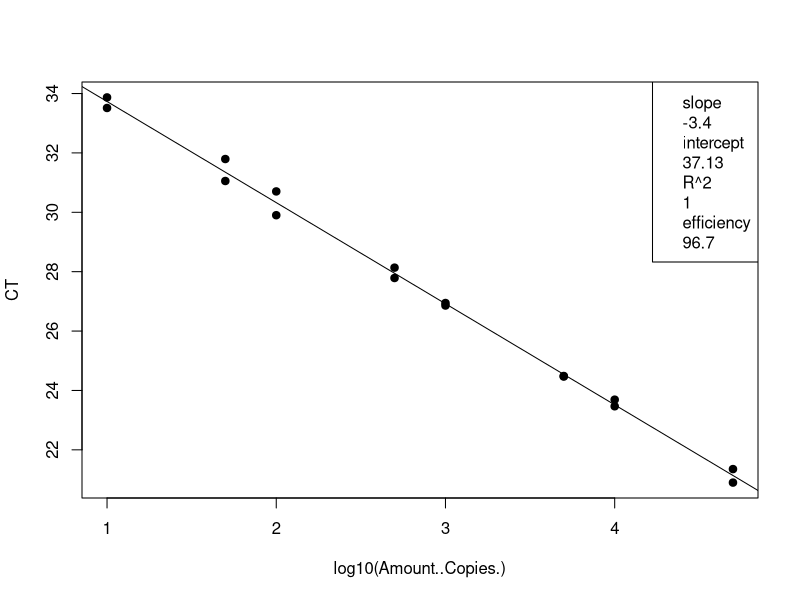
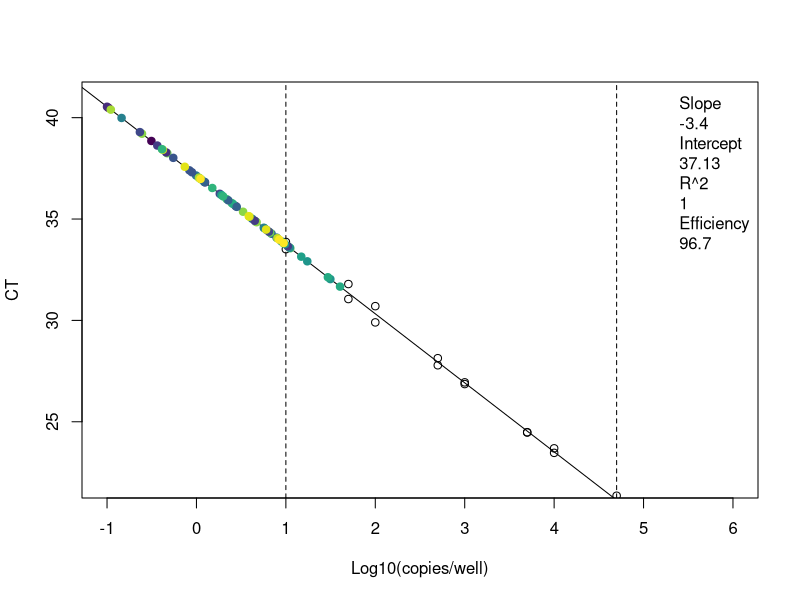
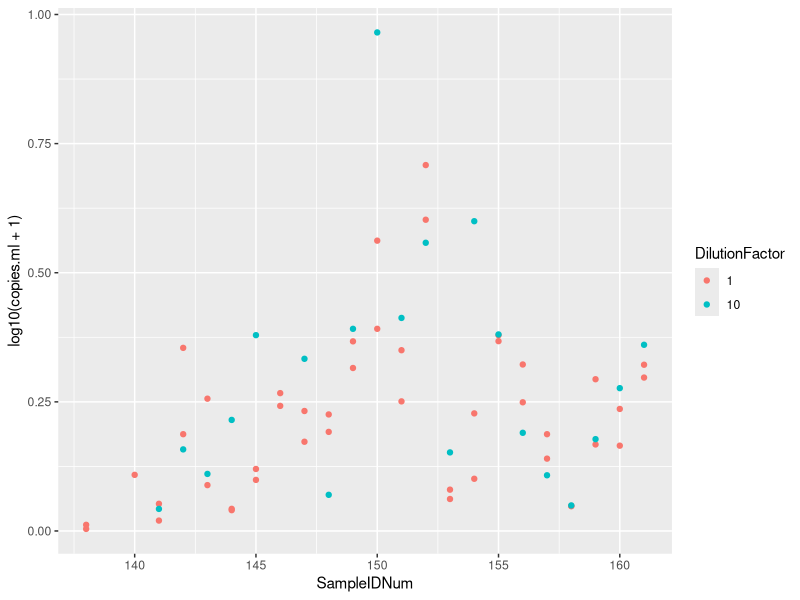

Source code (R) for these figures, in order:
## ---- chunk 1
knitr::opts_chunk$set(echo = TRUE)

## ---- chunk 2
# clear workspace
rm(list=ls())

# load the data (note data file must be in this repository)
data <- read.csv("Plate8_Entero_qPCRConversion.csv")
## ---- chunk 3
# linear regression of standard curve
standards = subset(data, Name == "STANDARD")
standardCurve <- lm(CT ~ log10(Amount..Copies.), data = standards)

# save the line info
standard_slope = standardCurve$coefficients[2]
standard_intercept = standardCurve$coefficients[1]
R2 = summary(standardCurve)$r.squared
efficiency =  (10^(-1/standardCurve$coefficients[2])-1)*100

# plot standards and best fit line
standardCurvePlot <- plot(CT ~ log10(Amount..Copies.), data = standards, pch=19) 
abline(coef(standardCurve)) 
legend("topright", legend = c(paste= "slope", round(standard_slope, 2), paste= "intercept", round(standard_intercept, 2), paste= "R^2", round(R2, 2), paste = "efficiency", round(efficiency, 1)))
## ---- chunk 4
# data set of unknowns including info on standard curve
unknowns = subset(data, Name == "UNKNOWN")

# add new columns to the data table
unknowns$plate_num = 8 # note:change to the actual plate number
unknowns$standard_slope = standard_slope
unknowns$standard_intercept = standard_intercept
unknowns$R2 = R2
unknowns$efficiency = efficiency
  
# add a new column that interpolates copies/well from Ct for the unknowns
unknowns$log.copies.well = (unknowns$CT - standard_intercept)/standard_slope
unknowns$copies.well = 10^unknowns$log.copies.well

# copies/ul extract accounting for dilution factor
vol.well = 3 # note:change to qPCR template volume in ul
unknowns$vol.well = vol.well
unknowns$copies.ul = ((unknowns$copies.well/vol.well)*unknowns$DilutionFactor)

# copies/extraction
vol.elution = 110 #note:change to DNA extraction elution volume in ul
unknowns$vol.elution = vol.elution
unknowns$copies.extraction = (unknowns$copies.ul*vol.elution)

# copies/ml #Volume is volume of sample filtered in mL
unknowns$copies.ml = (unknowns$copies.extraction/unknowns$Volume)
## ---- chunk 5
# set up the color palette
library(viridis)
unknowns$SampleIDNum = as.factor(as.character(unknowns$SampleIDNum)) # change to factor for colors
Colors = viridis(n=nlevels(unknowns$SampleIDNum)) # set the color levels to call on later

# check the range and adjust the limits in plot
range(unknowns$CT, na.rm=T) # y limits
range(unknowns$log.copies.well, na.rm =T) # x limits

# plot the standard curve again
standardCurvePlot <- plot(CT ~ log10(Amount..Copies.), data = standards,
                          xlim = c(-1,6), ylim = c(22,41),
                          xlab = "Log10(copies/well)",
                          ylab = "CT") 

# add boundaries and standard line
abline(v=log10(10), lty=2)
abline(v=log10(50000), lty=2)
abline(coef(standardCurve)) 

# add the sample data
standardCurvePlot <- points(CT ~ log.copies.well, data = unknowns, pch=19, 
                            col = Colors[unknowns$SampleIDNum])
legend("topright", inset = 0.002, box.lty=0, legend=c(paste= "Slope", round(standardCurve$coefficients[2], 2), 
                                                      paste= "Intercept", round(standardCurve$coefficients[1], 2), 
                                                      paste= "R^2", round(summary(standardCurve)$r.squared, 2),
                                                      paste = "Efficiency", round((10^(-1/standardCurve$coefficients[2])-1)*100, 1)))

## ---- chunk 6
# make a plot that compares the diluted to undiluted replicates for each sample including dilution factor
library("ggplot2")
unknowns$SampleIDNum <- as.numeric(as.character(unknowns$SampleIDNum)) # change to numeric
unknowns$DilutionFactor <- as.factor(as.character(unknowns$DilutionFactor)) # change to factor
qplot(SampleIDNum,log10(copies.ml+1), data=unknowns, col=DilutionFactor)
## ---- chunk 7
# write csv file
write.csv(unknowns, file = "Plate8_Entero_ConvertedData.csv", row.names=FALSE, na="")

# average the replicates (if not strongly inhibited) and make a new file
library(dplyr)
data.average = unknowns %>% group_by(SampleIDNum) %>% summarise(copies.ml = mean(copies.ml, na.rm = T))
write.csv(data.average, file = "Plate8_Entero_Averaged.csv", row.names=FALSE, na="")
